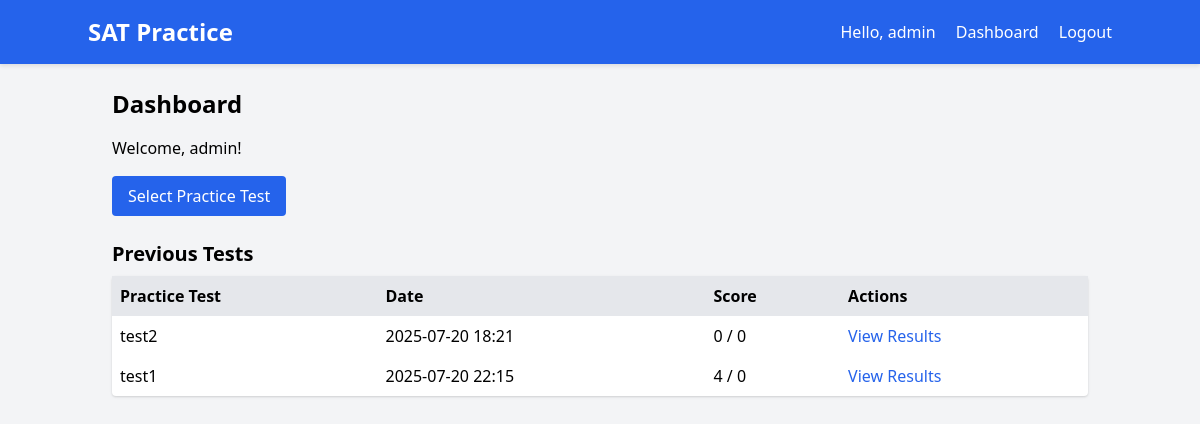
Before: /dashboard (signed in) with the older database file.
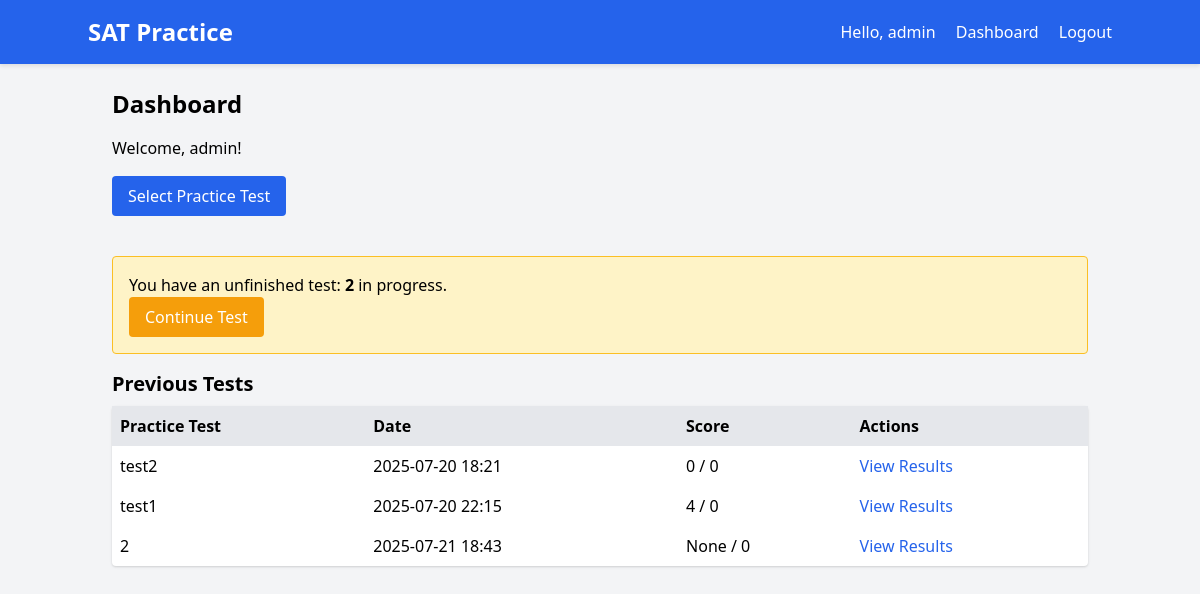
After: the same page with the newer database file.
### app.py (models this page shows)
class User(db.Model):
    id = db.Column(db.Integer, primary_key=True)
    username = db.Column(db.String(80), unique=True, nullable=False)
    password = db.Column(db.String(120), nullable=False)
    email = db.Column(db.String(120), unique=True, nullable=False)

class TestSession(db.Model):
    id = db.Column(db.Integer, primary_key=True)
    user_id = db.Column(db.Integer, db.ForeignKey('user.id'), nullable=False)
    practice_test_id = db.Column(db.String(10), nullable=False)  # ID of the practice test (e.g., 'test1', 'test2')
    start_time = db.Column(db.DateTime, nullable=False)
    score = db.Column(db.Integer, nullable=True)
    answers = db.Column(db.Text, nullable=True)  # JSON string of answers
    current_question = db.Column(db.Integer, default=0)
    current_section = db.Column(db.Integer, default=0)  # 0 to 3 for the 4 sections
    marked_for_review = db.Column(db.Text, nullable=True)  # JSON string of marked questions
    section_start_time = db.Column(db.DateTime, nullable=True)

### app.py (the view)
@app.route('/dashboard')
def dashboard():
    if 'user_id' not in session:
        flash('Please log in to access the dashboard.')
        return redirect(url_for('login'))
    user = User.query.get(session['user_id'])
    active_session = TestSession.query.filter_by(
        user_id=user.id, score=None
    ).order_by(TestSession.start_time.desc()).first()
    test_sessions = TestSession.query.filter_by(user_id=user.id).all()
    return render_template('dashboard.html',
                           username=session['username'],
                           test_sessions=test_sessions,
        active_session=active_session)

### templates/dashboard.html (shortened to what this page needs)
{% extends 'base.html' %}
{% block content %}
    <h2 class="text-2xl font-bold mb-4">Dashboard</h2>
    <p class="mb-4">Welcome, {{ username }}!</p>
    <a href="{{ url_for('select_test') }}" class="bg-blue-600 text-white px-4 py-2 rounded hover:bg-blue-700 mb-6 inline-block">Select Practice Test</a>
    {% if active_session %}
    <div class="my-4 p-4 border border-yellow-400 bg-yellow-100 rounded">
        <p>You have an unfinished test: <strong>{{ active_session.practice_test_id }}</strong> in progress.</p>
        <form action="{{ url_for('resume_test') }}" method="POST">
            <button type="submit" class="bg-yellow-500 text-white px-4 py-2 rounded hover:bg-yellow-600">
                Continue Test
            </button>
        </form>
    </div>
    {% endif %}
    <h3 class="text-xl font-bold mb-2">Previous Tests</h3>
    {% if test_sessions %}
        <table class="w-full bg-white shadow rounded">
            <thead>
                <tr class="bg-gray-200">
                    <th class="p-2 text-left">Practice Test</th>
                    <th class="p-2 text-left">Date</th>
                    <th class="p-2 text-left">Score</th>
                    <th class="p-2 text-left">Actions</th>
                </tr>
            </thead>
            <tbody>
                {% for session in test_sessions %}
                    <tr>
                        <td class="p-2">{{ session.practice_test_id }}</td>
                        <td class="p-2">{{ session.start_time.strftime('%Y-%m-%d %H:%M') }}</td>
                        <td class="p-2">{{ session.score }} / {{ questions|length }}</td>
                        <td class="p-2">
                            <a href="{{ url_for('results', session_id=session.id) }}" class="text-blue-600 hover:underline">View Results</a>
                        </td>
                    </tr>
                {% endfor %}
            </tbody>
        </table>
    {% else %}
        <p>No tests taken yet.</p>
    {% endif %}
{% endblock %}

### templates/base.html (shortened to what this page needs)
<!DOCTYPE html>
<html lang="en">
<head>
    <link href="https://cdn.jsdelivr.net/npm/tailwindcss@2.2.19/dist/tailwind.min.css" rel="stylesheet">
    <link rel="stylesheet" href="{{ url_for('static', filename='css/style.css') }}">
</head>
<body class="bg-gray-100 font-sans">
    <nav class="bg-blue-600 text-white p-4">
        <div class="container mx-auto flex justify-between items-center">
            <a href="{{ url_for('index') }}" class="text-2xl font-bold">SAT Practice</a>
            <div>
                {% if session.username %}
                    <span class="mr-4">Hello, {{ session.username }}</span>
                    <a href="{{ url_for('dashboard') }}" class="mr-4">Dashboard</a>
                    <a href="{{ url_for('logout') }}">Logout</a>
                {% else %}
                    <a href="{{ url_for('login') }}" class="mr-4">Login</a>
                    <a href="{{ url_for('register') }}">Register</a>
                {% endif %}
            </div>
        </div>
    </nav>
    <div class="container mx-auto p-6">
        {% block content %}{% endblock %}
    </div>
</body>
</html>

### static/css/style.css (style rules this page uses)
body { min-height: 100vh; display: flex; flex-direction: column; }
.container { flex: 1; }
nav { box-shadow: 0 2px 4px rgba(0, 0, 0, 0.1); }

Changed rows visible on the page:
added TestSession: practice_test_id "2", start_time "2025-07-21 18:43", score "None", questions "0"
Other visible differences:
text now shown: "You have an unfinished test: in progress. Continue Test"
